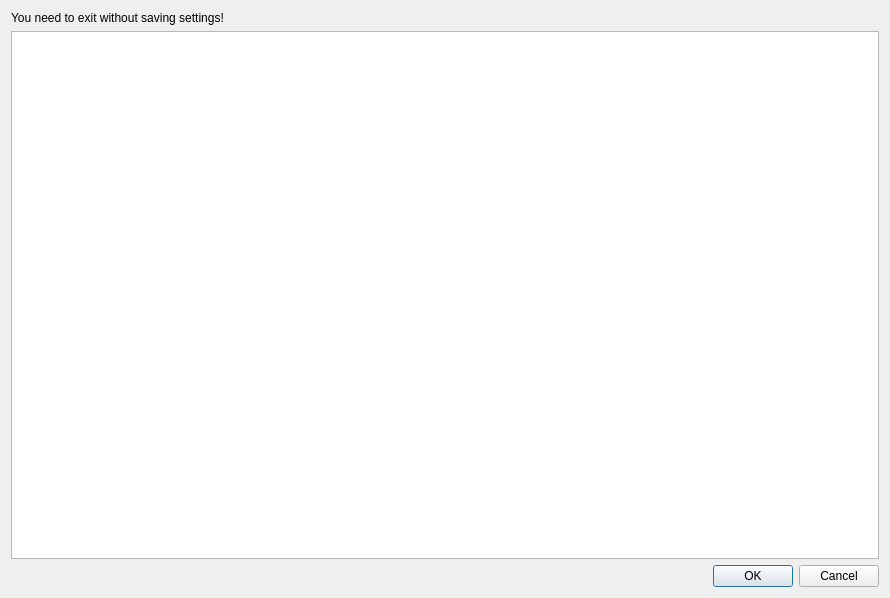
<?xml version="1.0" encoding="UTF-8"?>
<ui version="4.0">
 <class>MultiEditDlg</class>
 <widget class="QDialog" name="MultiEditDlg">
  <property name="geometry">
   <rect>
    <x>0</x>
    <y>0</y>
    <width>890</width>
    <height>598</height>
   </rect>
  </property>
  <property name="windowTitle">
   <string>Dialog</string>
  </property>
  <layout class="QGridLayout" name="gridLayout">
   <item row="2" column="0">
    <widget class="QDialogButtonBox" name="buttonBox">
     <property name="orientation">
      <enum>Qt::Horizontal</enum>
     </property>
     <property name="standardButtons">
      <set>QDialogButtonBox::Cancel|QDialogButtonBox::Ok</set>
     </property>
    </widget>
   </item>
   <item row="1" column="0">
    <widget class="QPlainTextEdit" name="textEdit"/>
   </item>
   <item row="0" column="0">
    <widget class="QLabel" name="label">
     <property name="text">
      <string>You need to exit without saving settings!</string>
     </property>
    </widget>
   </item>
  </layout>
 </widget>
 <resources/>
 <connections>
  <connection>
   <sender>buttonBox</sender>
   <signal>accepted()</signal>
   <receiver>MultiEditDlg</receiver>
   <slot>accept()</slot>
   <hints>
    <hint type="sourcelabel">
     <x>248</x>
     <y>254</y>
    </hint>
    <hint type="destinationlabel">
     <x>157</x>
     <y>274</y>
    </hint>
   </hints>
  </connection>
  <connection>
   <sender>buttonBox</sender>
   <signal>rejected()</signal>
   <receiver>MultiEditDlg</receiver>
   <slot>reject()</slot>
   <hints>
    <hint type="sourcelabel">
     <x>316</x>
     <y>260</y>
    </hint>
    <hint type="destinationlabel">
     <x>286</x>
     <y>274</y>
    </hint>
   </hints>
  </connection>
 </connections>
</ui>
